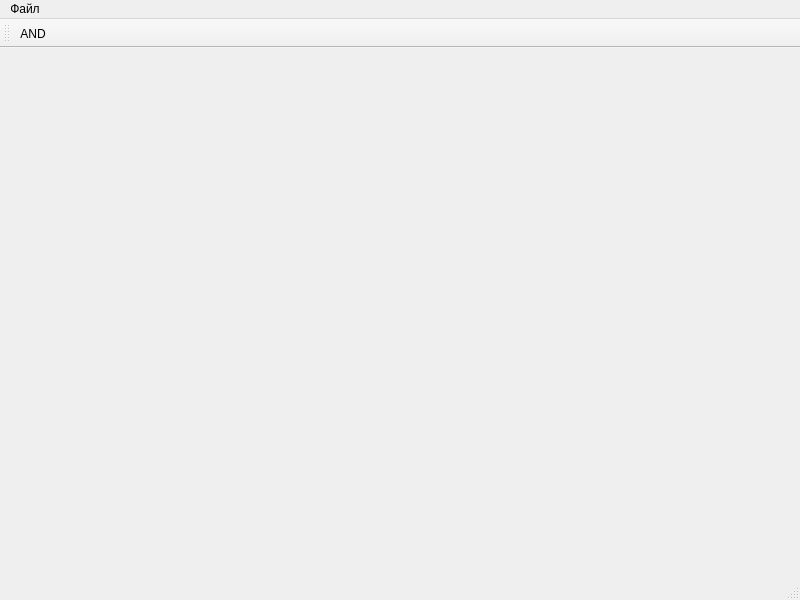
<?xml version="1.0" encoding="UTF-8"?>
<ui version="4.0">
 <class>MainWindow</class>
 <widget class="QMainWindow" name="MainWindow">
  <property name="geometry">
   <rect>
    <x>0</x>
    <y>0</y>
    <width>800</width>
    <height>600</height>
   </rect>
  </property>
  <property name="windowTitle">
   <string>MainWindow</string>
  </property>
  <widget class="QWidget" name="centralwidget"/>
  <widget class="QMenuBar" name="menubar">
   <property name="geometry">
    <rect>
     <x>0</x>
     <y>0</y>
     <width>800</width>
     <height>25</height>
    </rect>
   </property>
   <widget class="QMenu" name="menu">
    <property name="title">
     <string>Файл</string>
    </property>
    <addaction name="exportToFileAction"/>
   </widget>
   <addaction name="menu"/>
  </widget>
  <widget class="QStatusBar" name="statusbar"/>
  <widget class="QToolBar" name="toolBar">
   <property name="windowTitle">
    <string>toolBar</string>
   </property>
   <attribute name="toolBarArea">
    <enum>TopToolBarArea</enum>
   </attribute>
   <attribute name="toolBarBreak">
    <bool>false</bool>
   </attribute>
   <addaction name="addLogicAndAction"/>
  </widget>
  <action name="exportToFileAction">
   <property name="text">
    <string>Экспорт в файл</string>
   </property>
  </action>
  <action name="addLogicAndAction">
   <property name="text">
    <string>AND</string>
   </property>
   <property name="toolTip">
    <string>Добавить логическую операцию И</string>
   </property>
  </action>
 </widget>
 <resources/>
 <connections/>
</ui>
